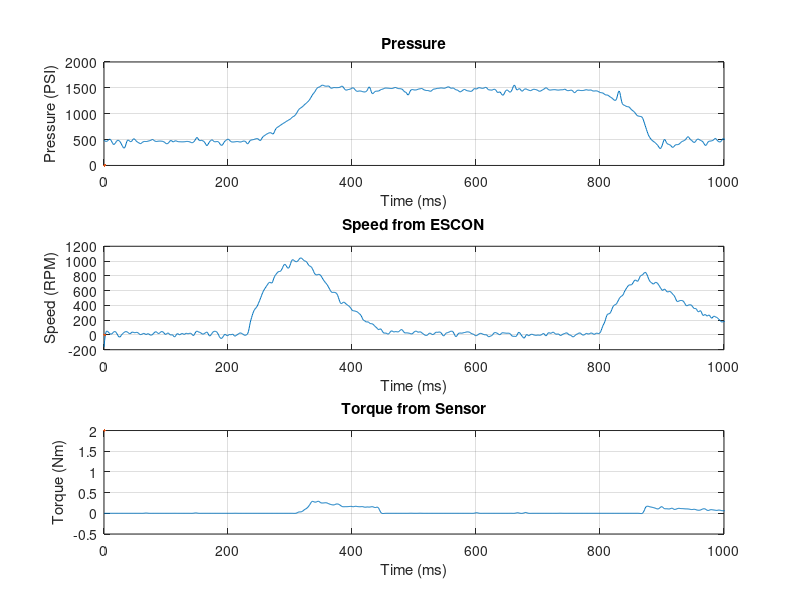

The MATLAB source for this figure: (Note: this script raises an error after producing the figure.)
clc; clear; close;
load test_20.mat

fc = 100;
fs = 1000;

[b,a] = butter(2,fc/(fs/2));

no_of_sensors = 3;

sampling_time = 1;

kwte = 90000;

speed_turn = 3;
current_turn = 1;
pressure_turn = 2;

x = some_data(speed_turn:no_of_sensors:kwte);
y = some_data(current_turn:no_of_sensors:kwte);
z = some_data(pressure_turn:no_of_sensors:kwte);

if isnan(y(1))
    y(1) = 0;
end

t_x = t(speed_turn:no_of_sensors:kwte);
t_y = t(current_turn:no_of_sensors:kwte);
t_z = t(pressure_turn:no_of_sensors:kwte);

figure(1)

subplot(3,1,2)
t_speed = sampling_time/no_of_sensors*(t_x-speed_turn);
speed = filtfilt(b,a,(0.78125*x - 1600));
plot(t_speed, speed,LineWidth=2)
title('Speed from ESCON')
ylabel('Speed (RPM)')
xlabel('Time (ms)')
grid on
xlim([0 1000])

subplot(3,1,3)
t_torque = sampling_time/no_of_sensors*(t_y-current_turn);
% y = y(2:end);
% t_torque = t_torque(2:end);
plot(t_torque,0.0032226562*filtfilt(b,a,y),LineWidth=2)
title('Torque from Sensor')
xlabel('Time (ms)')
ylabel('Torque (Nm)')
grid on
% xlim([10 25])
xlim([0 1000])

subplot(3,1,1)
plot(sampling_time/no_of_sensors*(t_z-pressure_turn),1.6113281*filtfilt(b,a,z),LineWidth=2)
ylabel('Pressure (PSI)')
xlabel('Time (ms)')
title('Pressure')
grid on
% xlim([10 25])
xlim([0 1000])

some_fig = gcf;

sgtitle('Actual Experiment','FontName','Arial','FontSize',15,'FontWeight','Bold', 'LineWidth', 2)
set(findobj(some_fig,'type','axes'),'FontName','Arial','FontSize',15,'FontWeight','Bold', 'LineWidth', 2);

set(some_fig, 'position', [0, 0,900, 750])

% disp('Click two points on the plot to define the friction index range.');
% [friction_index, ~] = ginput(2); % Select two points (start and end)
% friction_index = find(t_speed >= friction_index(1) & t_speed <= friction_index(2)); % Get indices in time array

% figure(2)
% plot(t_speed(friction_index),speed(friction_index),LineWidth=2)
% xlabel('Time (ms)')
% ylabel('Speed (RPM)')
% title('Desired Speed Range')
% grid on
% 
% some_fig_2 = gcf;
% set(findobj(some_fig_2,'type','axes'),"FontSize",15)
